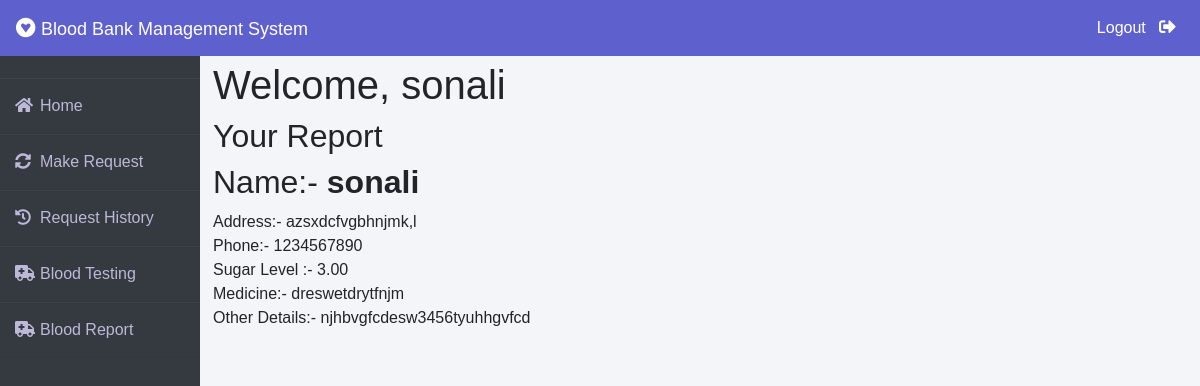
The page /patient/myreport (signed in) on the database its author committed.
### blood/models.py (models this page shows, shortened)
class Report(models.Model):
    user = models.ForeignKey(User, on_delete=models.CASCADE, related_name='patients')
    address = models.TextField()
    phone_number = models.CharField(max_length=15)
    sugar_level = models.DecimalField(max_digits=5, decimal_places=2)
    medicine = models.TextField()
    other_details = models.TextField(blank=True, null=True)

### patient/views.py (the view)
# urls.py: path('myreport', views.myreport, name='myreport'),
@login_required
def myreport(request):
    messages = Report.objects.filter(user=request.user)
    return render(request, 'patient/myreport.html', {'messages': messages})

### templates/patient/myreport.html (shortened to what this page needs)
{% extends 'patient/patientbase.html' %}
{% block content %}
{% load widget_tweaks %}
{%load static%}
<head>
</head>
<body>
    <div class="report">
    <h1>Welcome, {{ request.user.username }}</h1>
    <h2>Your Report</h2>
    {% if messages %}
        <ul>
            {% for message in messages %}
                <li>
                   <h2>Name:-  <strong>{{ request.user.username }}</strong> <br></h2>
                   Address:-  {{ message.address }}<br>
                   Phone:- {{ message.phone_number }}<br>
                    Sugar Level :- {{ message.sugar_level }}<br>
                    Medicine:- {{ message.medicine }}<br>
                    Other Details:- {{ message.other_details }}<br>
                </li>
            {% endfor %}
        </ul>
    {% else %}
        <p>No messages available.</p>
    {% endif %}
    </div>
{% endblock content %}

### templates/patient/patientbase.html (style rules this page uses)
* { margin: 0; padding: 0; box-sizing: border-box; list-style: none; text-decoration: none; font-family: 'Josefin Sans', sans-serif; }
body { background-color: #f3f5f9; }

### templates/patient/myreport.html (style rules this page uses)
.report { padding: 13px; }

### rows shown on the page
Report: address "azsxdcfvgbhnjmk,l", phone_number "1234567890", sugar_level "3.00", medicine "dreswetdrytfnjm", other_details "njhbvgfcdesw3456tyuhhgvfcd"

### other values the page prints
{{ request.user.username }} "sonali"
